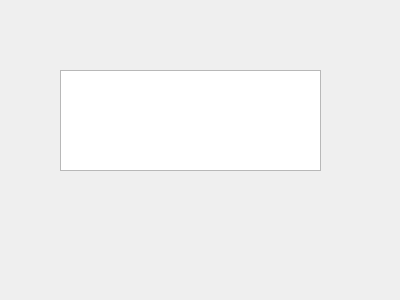
<?xml version="1.0" encoding="UTF-8"?>
<ui version="4.0">
 <class>RecvfileDialog</class>
 <widget class="QDialog" name="RecvfileDialog">
  <property name="geometry">
   <rect>
    <x>0</x>
    <y>0</y>
    <width>400</width>
    <height>300</height>
   </rect>
  </property>
  <property name="windowTitle">
   <string>Dialog</string>
  </property>
  <widget class="QTextBrowser" name="textBrowser">
   <property name="geometry">
    <rect>
     <x>60</x>
     <y>70</y>
     <width>261</width>
     <height>101</height>
    </rect>
   </property>
  </widget>
 </widget>
 <resources/>
 <connections/>
</ui>
